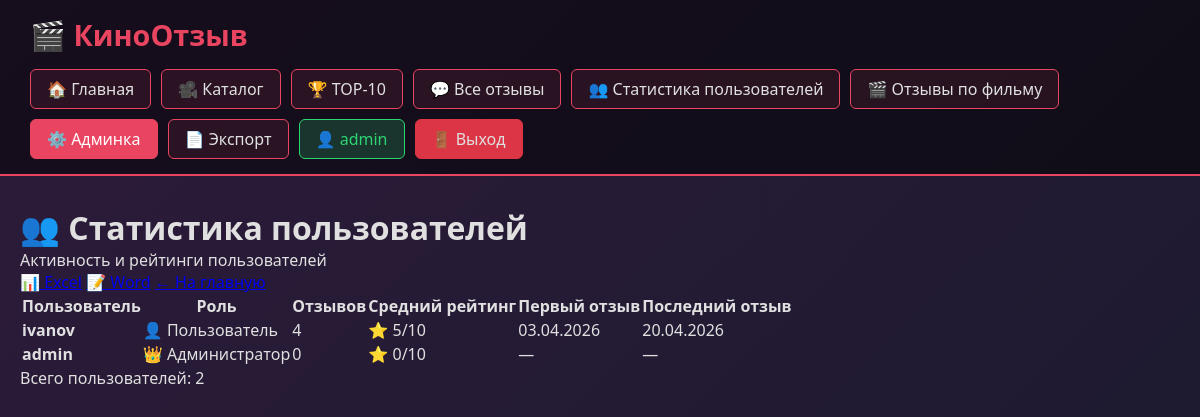
Screenshot of /hui123/my-new-project-film-strict/public/index.php?page=user_stats (signed in) with the database file from the repository.
### tables this page shows
CREATE TABLE `users` (
  `id` int(11) NOT NULL,
  `login` varchar(50) NOT NULL,
  `password` varchar(255) NOT NULL,
  `role` varchar(10) NOT NULL
);

### hui123/my-new-project-film-strict/src/Controllers/ReportController.php (called while the page is built, shortened)
<?php
class ReportController {
    private $pdo;
    public function __construct($pdo) {
        $this->pdo = $pdo;
    }
public function getUserStatsForDisplay() {
    $stmt = $this->pdo->query("
        SELECT u.id, u.login, u.role,
               COUNT(r.id) as total_reviews,
               COALESCE(AVG(r.rating), 0) as avg_rating,
               MIN(r.created_at) as first_review,
               MAX(r.created_at) as last_review
        FROM users u
        LEFT JOIN reviews r ON u.id = r.user_id
        GROUP BY u.id, u.login, u.role
        ORDER BY total_reviews DESC
    ");
    return $stmt->fetchAll(\PDO::FETCH_ASSOC);
}
}
?>

### hui123/my-new-project-film-strict/src/Helpers/functions.php (called while the page is built)
<?php
function e($text) {
    return htmlspecialchars($text ?? '', ENT_QUOTES, 'UTF-8');
}
?>

### hui123/my-new-project-film-strict/src/Views/user_stats.php (the view, shortened to what this page needs)
<div class="report-page">
    <div class="report-header">
        <h1>👥 Статистика пользователей</h1>
        <p>Активность и рейтинги пользователей</p>
        <div class="report-actions">
            <a href="?page=export&action=excel_users_stats" class="btn-download excel">📊 Excel</a>
            <a href="?page=export&action=word_users_stats" class="btn-download word">📝 Word</a>
            <a href="?page=home" class="btn-back">← На главную</a>
        </div>
    </div>
    <?php if (empty($userStats)): ?>
        <div class="alert alert-info">Нет данных о пользователях</div>
    <?php else: ?>
        <table class="report-table">
            <thead>
                <tr>
                    <th>Пользователь</th>
                    <th>Роль</th>
                    <th>Отзывов</th>
                    <th>Средний рейтинг</th>
                    <th>Первый отзыв</th>
                    <th>Последний отзыв</th>
                </tr>
            </thead>
            <tbody>
                <?php foreach ($userStats as $user): ?>
                    <tr>
                        <td><strong><?= e($user['login']) ?></strong></td>
                        <td><?= $user['role'] === 'admin' ? '👑 Администратор' : '👤 Пользователь' ?></td>
                        <td><?= $user['total_reviews'] ?></td>
                        <td><span class="rating">⭐ <?= round($user['avg_rating'], 1) ?>/10</span></td>
                        <td><?= $user['first_review'] ? date('d.m.Y', strtotime($user['first_review'])) : '—' ?></td>
                        <td><?= $user['last_review'] ? date('d.m.Y', strtotime($user['last_review'])) : '—' ?></td>
                    </tr>
                <?php endforeach; ?>
            </tbody>
        </table>
        <p class="total-count">Всего пользователей: <?= count($userStats) ?></p>
    <?php endif; ?>
</div>

### hui123/my-new-project-film-strict/public/css/style.css (style rules this page uses)
* { margin: 0; padding: 0; box-sizing: border-box; }
body { font-family: 'Segoe UI', Tahoma, Geneva, Verdana, sans-serif; background: linear-gradient(135deg, #2d1b3a 0%, #1a1a2e 100%); min-height: 100vh; color: #e0e0e0; }

### rows the page displays
users: login "ivanov", role "👤 Пользователь", total_reviews "4", avg_rating "5", first_review "03.04.2026", last_review "20.04.2026"
users: login "admin", role "👑 Администратор", total_reviews "0", avg_rating "0"

### other values shown
$_SESSION['user_login'] "admin"
count($userStats) "2"
